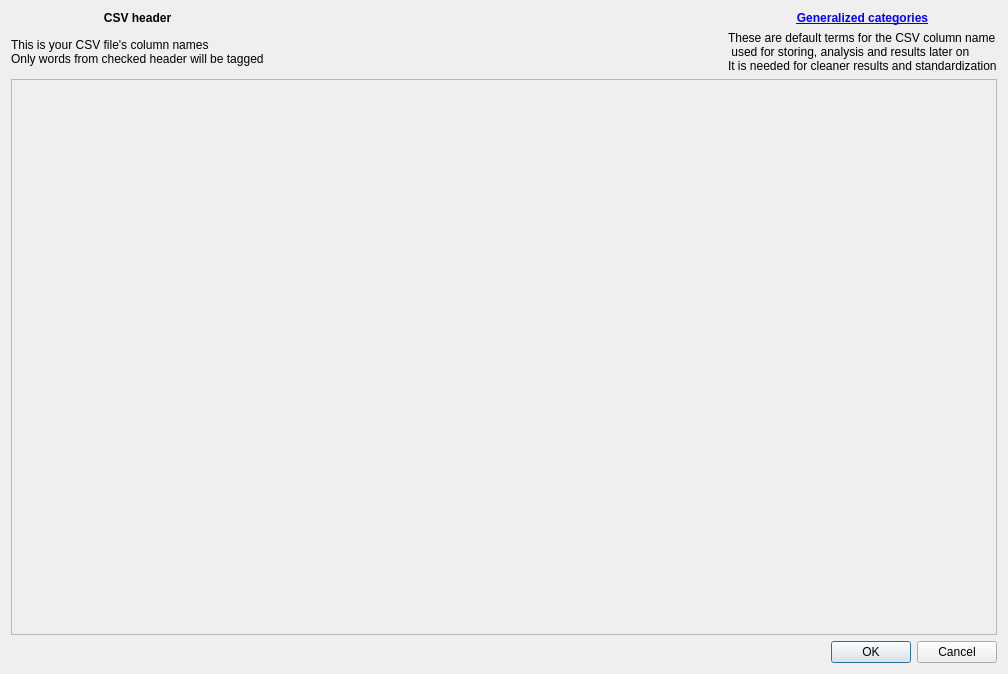
<?xml version="1.0" encoding="UTF-8"?>
<ui version="4.0">
 <class>Dialog_csvHeaderMapping</class>
 <widget class="QDialog" name="Dialog_csvHeaderMapping">
  <property name="geometry">
   <rect>
    <x>0</x>
    <y>0</y>
    <width>1008</width>
    <height>674</height>
   </rect>
  </property>
  <property name="windowTitle">
   <string>CSV Header Mapping</string>
  </property>
  <layout class="QGridLayout" name="gridLayout_2">
   <item row="0" column="0">
    <layout class="QGridLayout" name="gridLayout">
     <item row="1" column="0">
      <widget class="QScrollArea" name="scrollArea">
       <property name="widgetResizable">
        <bool>true</bool>
       </property>
       <widget class="QWidget" name="scrollAreaWidgetContents">
        <property name="geometry">
         <rect>
          <x>0</x>
          <y>0</y>
          <width>986</width>
          <height>539</height>
         </rect>
        </property>
        <layout class="QGridLayout" name="gridLayout_3">
         <item row="1" column="0">
          <layout class="QGridLayout" name="gridLayout__csvHeaderMapping_content"/>
         </item>
         <item row="2" column="0">
          <spacer name="verticalSpacer_2">
           <property name="orientation">
            <enum>Qt::Vertical</enum>
           </property>
           <property name="sizeHint" stdset="0">
            <size>
             <width>20</width>
             <height>441</height>
            </size>
           </property>
          </spacer>
         </item>
        </layout>
       </widget>
      </widget>
     </item>
     <item row="2" column="0">
      <widget class="QDialogButtonBox" name="buttonBox_csvHeaderMapping">
       <property name="standardButtons">
        <set>QDialogButtonBox::Cancel|QDialogButtonBox::Ok</set>
       </property>
      </widget>
     </item>
     <item row="0" column="0">
      <layout class="QGridLayout" name="gridLayout_7">
       <item row="1" column="2">
        <widget class="QLabel" name="label">
         <property name="text">
          <string>These are default terms for the CSV column name
 used for storing, analysis and results later on
It is needed for cleaner results and standardization</string>
         </property>
         <property name="alignment">
          <set>Qt::AlignJustify|Qt::AlignVCenter</set>
         </property>
        </widget>
       </item>
       <item row="1" column="0">
        <widget class="QLabel" name="label_csvHeaderMapping_info">
         <property name="text">
          <string>This is your CSV file's column names
Only words from checked header will be tagged</string>
         </property>
         <property name="textFormat">
          <enum>Qt::PlainText</enum>
         </property>
         <property name="alignment">
          <set>Qt::AlignJustify|Qt::AlignVCenter</set>
         </property>
        </widget>
       </item>
       <item row="1" column="1">
        <spacer name="horizontalSpacer">
         <property name="orientation">
          <enum>Qt::Horizontal</enum>
         </property>
         <property name="sizeHint" stdset="0">
          <size>
           <width>40</width>
           <height>20</height>
          </size>
         </property>
        </spacer>
       </item>
       <item row="0" column="0">
        <widget class="QLabel" name="label_2">
         <property name="font">
          <font>
           <weight>75</weight>
           <bold>true</bold>
           <underline>false</underline>
          </font>
         </property>
         <property name="text">
          <string>CSV header</string>
         </property>
         <property name="alignment">
          <set>Qt::AlignCenter</set>
         </property>
        </widget>
       </item>
       <item row="0" column="2">
        <widget class="QLabel" name="label_3">
         <property name="font">
          <font>
           <weight>75</weight>
           <bold>true</bold>
          </font>
         </property>
         <property name="text">
          <string>&lt;html&gt;&lt;head/&gt;&lt;body&gt;&lt;p&gt;&lt;a href=&quot;http://proceedings.asmedigitalcollection.asme.org/proceeding.aspx?articleid=2704323&quot;&gt;&lt;span style=&quot; text-decoration: underline; color:#0000ff;&quot;&gt;Generalized categories&lt;/span&gt;&lt;/a&gt;&lt;/p&gt;&lt;/body&gt;&lt;/html&gt;</string>
         </property>
         <property name="alignment">
          <set>Qt::AlignCenter</set>
         </property>
         <property name="openExternalLinks">
          <bool>true</bool>
         </property>
        </widget>
       </item>
      </layout>
     </item>
    </layout>
   </item>
  </layout>
 </widget>
 <resources/>
 <connections/>
</ui>
